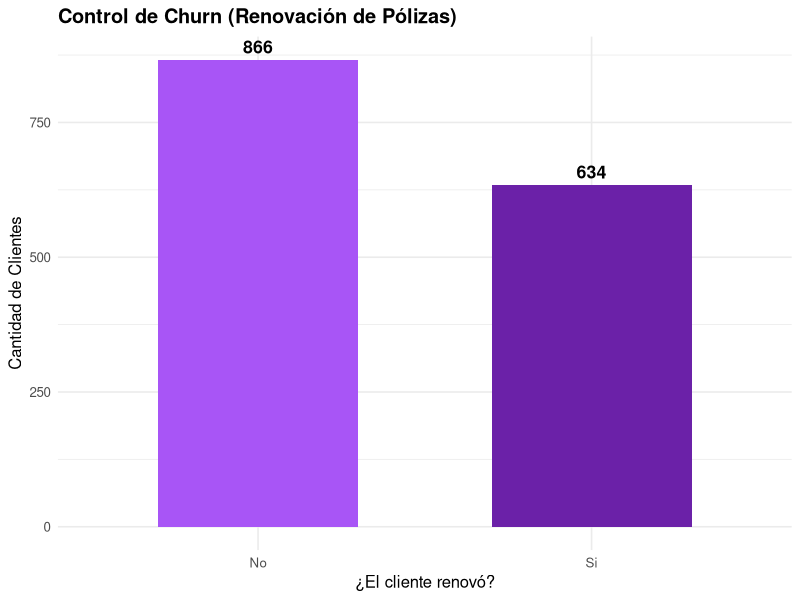
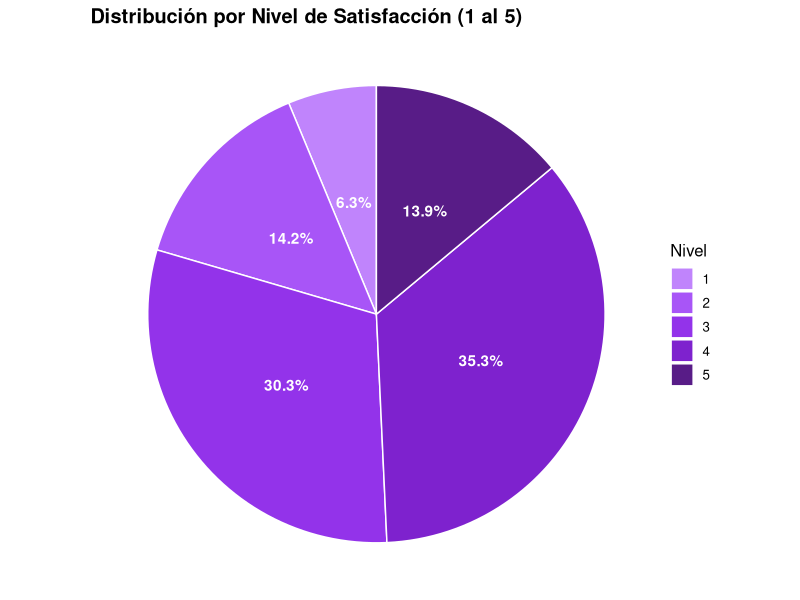
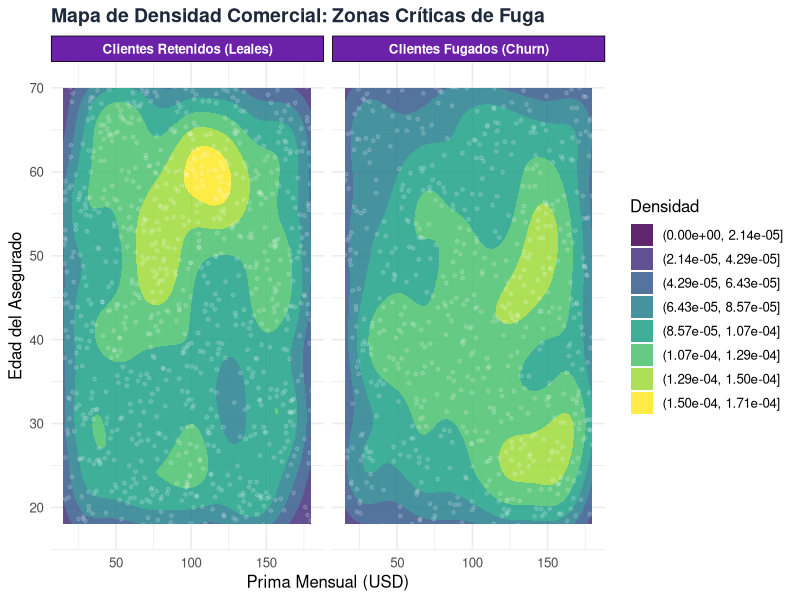

Generate these figures, in order, with R:
# PROYECTO: ANALÍTICA PREDICTIVA DE CHURN

##CARGA DE LIBRERÍAS CORE PARA EL PIPELINE ====
# tidyverse maneja la minería de datos (dplyr) y los gráficos profesionales (ggplot2).
# caret divide la muestra y evalúa el modelo (Matriz de Confusión).
# randomForest activa el algoritmo de Inteligencia Artificial.
library(tidyverse)    
library(caret)        
library(randomForest) 

# CONFIGURACIÓN DE SEMILLA DE CONSISTENCIA ====
# set.seed asegura que los números aleatorios sean idénticos en cada ejecución.
# n_clientes define el tamaño de nuestra muestra comercial.
set.seed(2026) 
n_clientes <- 1500

# SIMULACIÓN DE LA CARTERA DE CLIENTES EN ECUADOR ====
# data.frame estructura la tabla inicial con variables demográficas y de negocio.
provincias <- c('Pichincha', 'Guayas', 'Azuay', 'Manabí', 'Tungurahua')
pesos_provincias <- c(0.40, 0.35, 0.12, 0.08, 0.05) 

bd_seguros <- data.frame(
  id_cliente = paste0('EC-', 10000:(9999 + n_clientes)),
  provincia = sample(provincias, n_clientes, replace = TRUE, prob = pesos_provincias),
  edad = sample(18:70, n_clientes, replace = TRUE),
  antiguedad_meses = sample(1:60, n_clientes, replace = TRUE),
  canal_adquisicion = sample(c('Asesor Directo', 'Banca Seguros', 'Broker Digital'), n_clientes, replace = TRUE, prob = c(0.3, 0.5, 0.2)),
  tipo_poliza = sample(c('Individual Premium', 'Familiar Estándar', 'Corporativo Empresarial'), n_clientes, replace = TRUE, prob = c(0.4, 0.4, 0.2)),
  prima_mensual_usd = round(runif(n_clientes, 15.0, 180.0), 2),
  siniestros_reclamados = sample(0:4, n_clientes, replace = TRUE, prob = c(0.65, 0.22, 0.09, 0.03, 0.01)),
  score_satisfaccion = sample(1:5, n_clientes, replace = TRUE, prob = c(0.05, 0.15, 0.30, 0.35, 0.15))
)

# INYECCIÓN MATEMÁTICA DEL ENIGMA DEL CHURN (FUGA) ====
# Se calcula una probabilidad lógica basada en insatisfacción y precios altos.
prob_fuga <- 0.10 + (bd_seguros$siniestros_reclamados * 0.15) + ((6 - bd_seguros$score_satisfaccion) * 0.12) + ifelse(bd_seguros$prima_mensual_usd > 120, 0.10, 0) - (bd_seguros$antiguedad_meses * 0.003)
prob_fuga <- pmin(pmax(prob_fuga, 0.02), 0.98) 
bd_seguros$churn <- as.factor(ifelse(runif(n_clientes) < prob_fuga, "Si", "No"))

# SIMULACIÓN DE SUCIEDAD DE DATOS (NULOS Y ANOMALÍAS) ====
# Añade valores vacíos (NA) y valores erróneos (-99) para forzar la depuración.
bd_seguros$edad[sample(1:n_clientes, 20)] <- NA
bd_seguros$edad[sample(1:n_clientes, 5)] <- -99
bd_seguros$prima_mensual_usd[sample(1:n_clientes, 15)] <- NA

# DATA CLEANING (TRATAMIENTO DE OUTLIERS Y MEDIANAS) ====
# Limpia las edades negativas e imputa los NAs usando la mediana poblacional.
bd_limpia <- bd_seguros %>%
  mutate(edad = ifelse(edad < 0, NA, edad)) %>%
  mutate(
    edad = ifelse(is.na(edad), median(edad, na.rm = TRUE), edad),
    prima_mensual_usd = ifelse(is.na(prima_mensual_usd), median(prima_mensual_usd, na.rm = TRUE), prima_mensual_usd)
  ) %>%
  mutate(
    provincia = as.factor(provincia), 
    canal_adquisicion = as.factor(canal_adquisicion), 
    tipo_poliza = as.factor(tipo_poliza)
  )

# INGENIERÍA DE VARIABLES ====
# group_by + mutate calcula la recaudación total de primas por provincia sin alterar las filas.
# Añade columnas de control para medir el dinero de la Cartera en Riesgo Crítico.
bd_procesada <- bd_limpia %>%
  group_by(provincia) %>%
  mutate(
    Total_Primas_Provincia = sum(prima_mensual_usd),
    Porcentaje_Aporte_Cliente = (prima_mensual_usd / Total_Primas_Provincia) * 100,
    Ranking_Costo_Provincia = dense_rank(desc(prima_mensual_usd))
  ) %>%
  ungroup() %>%
  mutate(
    en_riesgo_critico = ifelse(score_satisfaccion <= 2 & siniestros_reclamados >= 2, 1, 0),
    cartera_vencida_usd = ifelse(en_riesgo_critico == 1, prima_mensual_usd, 0)
  )

# SEPARACIÓN DE MUESTRAS PARA INTELIGENCIA ARTIFICIAL =====
# createDataPartition divide los datos: 80% para entrenar la IA, 20% para evaluarla.
indice <- createDataPartition(bd_procesada$churn, p = 0.8, list = FALSE)
train_set <- bd_procesada[indice, ]
test_set  <- bd_procesada[-indice, ]

# --- PASO 10: ENTRENAMIENTO DEL MODELO DE APRENDIZAJE AUTOMÁTICO ---
# randomForest clasifica y predice el Churn evaluando todas las columnas operativas.
modelo_churn <- randomForest(
  churn ~ provincia + edad + antiguedad_meses + canal_adquisicion + tipo_poliza + prima_mensual_usd + siniestros_reclamados + score_satisfaccion, 
  data = train_set, 
  ntree = 150
)

# VALIDACIÓN MATRIZ DE CONFUSIÓN Y PRECISIÓN ====
# Mide la efectividad predictiva del algoritmo contra datos reales que nunca vio.
predicciones <- predict(modelo_churn, test_set)
matriz <- confusionMatrix(predicciones, test_set$churn)
print(matriz$overall["Accuracy"])

# CONSTRUCCIÓN DE LAS CAPAS GRÁFICAS DE ALTO NIVEL ====
# Prepara tablas de frecuencias y configura los diagramas en memoria interna.
df_satisfaccion <- bd_procesada %>% count(score_satisfaccion) %>% mutate(porcentaje = n / sum(n) * 100)

grafico_barras <- ggplot(bd_procesada, aes(x = churn, fill = churn)) +
  geom_bar(width = 0.6) +
  geom_text(stat = 'count', aes(label = after_stat(count)), vjust = -0.5, fontface = "bold", size = 4.5) +
  scale_fill_manual(values = c("No" = "#A855F6", "Si" = "#6B21A8")) + 
  labs(title = "Control de Churn (Renovación de Pólizas)", x = "¿El cliente renovó?", y = "Cantidad de Clientes") +
  theme_minimal(base_size = 12) + theme(legend.position = "none", plot.title = element_text(face = "bold"))

grafico_pastel <- ggplot(df_satisfaccion, aes(x = "", y = porcentaje, fill = as.factor(score_satisfaccion))) +
  geom_bar(stat = "identity", width = 1, color = "white") + coord_polar("y", start = 0) +
  geom_text(aes(label = paste0(round(porcentaje, 1), "%")), position = position_stack(vjust = 0.5), fontface = "bold", color = "white") +
  scale_fill_manual(values = c("1" = "#C084FC", "2" = "#A855F7", "3" = "#9333EA", "4" = "#7E22CE", "5" = "#581C87")) +
  labs(title = "Distribución por Nivel de Satisfacción (1 al 5)", fill = "Nivel") +
  theme_void(base_size = 12) + theme(plot.title = element_text(face = "bold"))

grafico_densidad <- ggplot(bd_procesada, aes(x = prima_mensual_usd, y = edad)) +
  geom_density_2d_filled(alpha = 0.85, bins = 8) +
  geom_jitter(alpha = 0.15, size = 1, color = "white", width = 0.5, height = 0.5) +
  facet_wrap(~ churn, labeller = as_labeller(c("No" = "Clientes Retenidos (Leales)", "Si" = "Clientes Fugados (Churn)"))) +
  scale_fill_viridis_d(option = "purple") + 
  labs(title = "Mapa de Densidad Comercial: Zonas Críticas de Fuga", x = "Prima Mensual (USD)", y = "Edad del Asegurado", fill = "Densidad") +
  theme_minimal(base_size = 12) + 
  theme(
    plot.title = element_text(face = "bold", color = "#1E293B", size = 14),
    strip.background = element_rect(fill = "#6B21A8"), 
    strip.text = element_text(face = "bold", color = "white")
  )

# DESPLIEGUE VISUAL EN EL PANEL "PLOTS" DE RSTUDIO ====
# Envía los objetos gráficos al visor nativo. Recuerda navegar con las flechas (<-).
print(grafico_barras)
print(grafico_pastel)
print(grafico_densidad)

# GUARDADO AUTOMÁTICO DEL DATASET OPTIMIZADO =====
write.csv(bd_procesada, "seguros_atlantida_ecuador.csv", row.names = FALSE)
print("Pipeline ejecutado con éxito total. Revisa el panel Plots de RStudio.")
